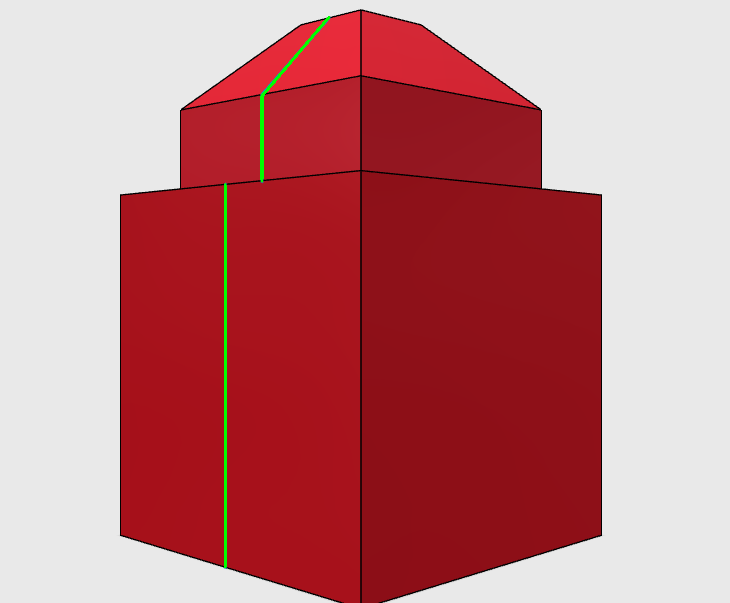
#> input picture 3dscan_sim/slika2.png, 730 x 603 px
$ python prog4class.py   (Python 2 division)
#> lines starting #> are read from the running program, lines starting #| are printed output that depends on the picture; after the words box and inside, x2 and y2 are one past the last pixel; in counts of white or black regions, pixels touching at a corner belong together
print "Running 3dscann \n importing ..."
import cv2
import numpy as np
import math
import time
import sys
from visual import display,arrow,rate,points,vector,color


class LiveDisplay:
	scalePoints = 0.3 #scale down all point so they fit display
	def __init__(self):
		# make window to display live data from scan
		scene2 = display(title='Live scan',x=0, y=0, width=600, height=400, background=(0.8,0.8,0.8),center=(0,0,100),forward=(-0.05,0.1,-1))
		# add coordinate axis
		arrow(pos=vector(0,0,0), axis=vector(100,0,0),color = color.red,shaftwidth=1)
#> (this line was passed over: visual is not available in this run)
		arrow(pos=vector(0,0,0), axis=vector(0,100,0),color = color.green,shaftwidth=1)
#> (this line was passed over: visual is not available in this run)
		arrow(pos=vector(0,0,0), axis=vector(0,0,300),color = color.blue,shaftwidth=1)
#> (this line was passed over: visual is not available in this run)
	def addPoint(self,x,y,z,r,g,b):
		point_pos = [(int(x)*self.scalePoints,int(y)*self.scalePoints,int(z)*self.scalePoints)]
		points(pos=point_pos, size=2, color=(r,g,b))


class Scan3d:
	#cam_laser_angle = 45
	#Sin45 = 0.70710678118
	multiplierAngle =1/ 0.70710678118
	# hold the value at which the scanning object currently is 0-359deg
	object_angle =0
	laser_low = np.array([0,0,0])  # lower end of laser color
	laser_high = np.array([180,255,247]) # higher end of laser color
	nSteps =201#67*4 # number of vertical steps (number of vertical points)  (more bit veckratnik visine drgac se zgodijo cudne stvari :/ :( )

	def __init__(self,angle):
		self.liveDisplay = LiveDisplay()
		timestr = time.strftime("%Y%m%d-%H%M%S")
		self.text_output = open("outputs/Output_"+timestr+".asc", "w") #Output file for coordinates of all points
		self.angle_to_rotate = angle
		# how many points to skip when displaying live
		self.skipDrawingPoints = 3
		cv2.namedWindow('org',cv2.WINDOW_NORMAL)
		cv2.namedWindow('laser-line',cv2.WINDOW_NORMAL)
		cv2.resizeWindow('org', 400,400)
		cv2.resizeWindow('laser-line',300,300)
		cv2.moveWindow('org', 600,0)
		cv2.moveWindow('laser-line',1010,0)
	def pixelsToCartesian3D(self,x,y):
		# convert from pixel position to polar coordinate system
		D = self.width/2 - x
		r = D*self.multiplierAngle
		# polar to cartesian
		radians = math.radians(self.object_angle)
		xk = r * math.cos(radians)
		yk = r * math.sin(radians)
		zk = self.height-y
		return xk,yk,zk

	def turnOneStep(self):
		print ""

	def Scan(self):
		for fi in range(self.angle_to_rotate):
			#wait for turntable to rotate 1 step #DUMMY
			self.turnOneStep()
			#get image from webcam
			img = cv2.imread('slika2.png')
#> img is the input picture: shape (603, 730, 3); mean B, G, R 124.1, 120.2, 191.9
			img2 = img.copy()
			self.height, self.width = img.shape[:2]
#> self.height = 603; self.width = 730
			print "image size (h,w):",self.height, "x", self.width
#| image size (h,w): 603 x 730
			self.vertical_step = self.height/self.nSteps
#> self.vertical_step = 3
			print "vertical step",self.vertical_step
#| vertical step 3
			# draw line where the center of scan table should be
			cv2.line(img,(self.width/2-1,0),(self.width/2-1,self.height),(0,255,0),2) # draw center of the image
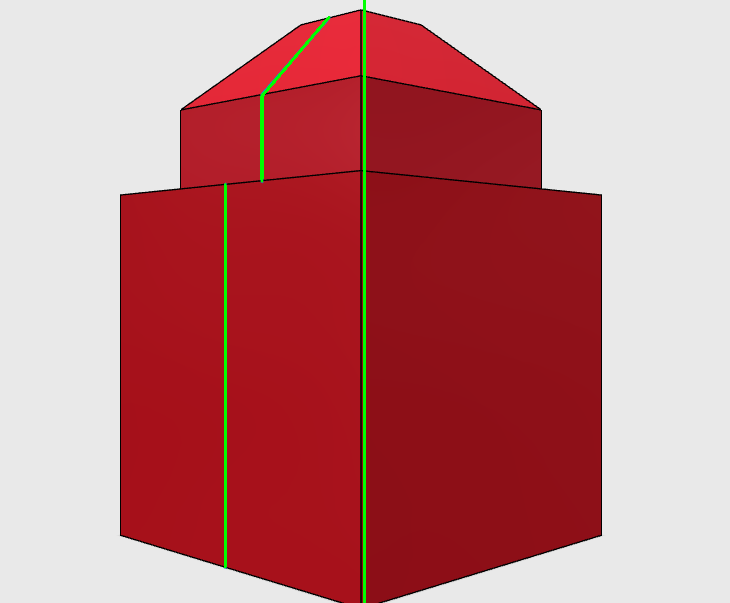
#> img: shape (603, 730, 3); 0.41% of pixels changed, all inside (x1, y1, x2, y2) = (363, 0, 366, 603)
			img2 = cv2.cvtColor(img2,cv2.COLOR_BGR2HSV) # convert to hsv
#> img2: shape (603, 730, 3); mean H, S, V 93.5, 118.2, 193
			# threshold laser out of the image
			img2 = cv2.inRange(img2, self.laser_low, self.laser_high) # find laser line
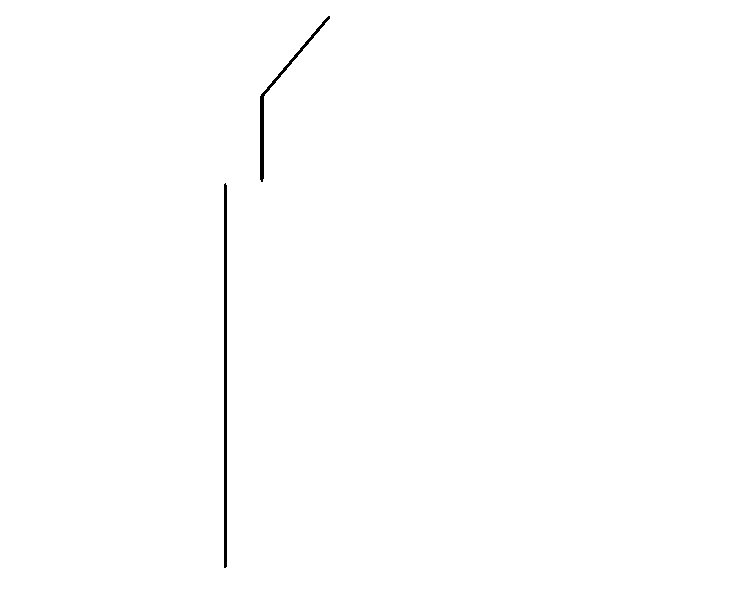
#> img2: shape (603, 730); 99.6% white; 2 black regions, box (x1, y1, x2, y2) and area: (224, 183, 227, 568) 1151, (260, 16, 330, 182) 650
			img2 = cv2.bitwise_not(img2) # might not be necesarry
			#position = 0 # starting postion of vertical scann, starts at top
			drawPoint = self.skipDrawingPoints-1
			for i in range(self.nSteps):
				nOkPixels = 0
				for x in range(self.width):
					position = i*self.vertical_step
					if img2[position,x] > 0 and nOkPixels <1:
						cv2.circle(img,(x, position), 1, (255,0,0), -1)
						nOkPixels +=1
						xk,yk,zk = self.pixelsToCartesian3D(x,position)

						#FUNCTION TO TRANSLATE FROM 'pixel' UNITS TO METERS !!!
						#

						# write x,y,z to output file
						self.text_output.write(str(xk)+" "+str(yk)+" "+str(zk)+"\n")
						#print xk,yk,zk
						#dont draw all point due to RAM usage
						drawPoint+=1
						if drawPoint == self.skipDrawingPoints:
							rate(500)
							r=i/67.0
							g=fi/360.0
							b=fi/360.0
							self.liveDisplay.addPoint(xk,yk,zk,r,g,b)
							drawPoint=0
						break;
				#position+=self.vertical_step
				print "position: ",position
#> img: shape (603, 730, 3); under 0.01% of pixels changed, all inside (x1, y1, x2, y2) = (325, 17, 328, 20)
#> after the loop, drawPoint = 3
			cv2.imshow('laser-line',img2)
			cv2.imshow('org',img)
			#print self.object_angle
			self.object_angle+=1
			#cv2.waitKey(0)

	def exit(self):
		print "exiting"
		self.text_output.close()
		cv2.waitKey(0)
		cv2.destroyAllWindows()

if __name__ == "__main__":
	scanner1 = Scan3d(360)
	scanner1.Scan()
#> (the call stopped at in Scan, `rate(500)`: visual is not available in this run)
	scanner1.exit()
